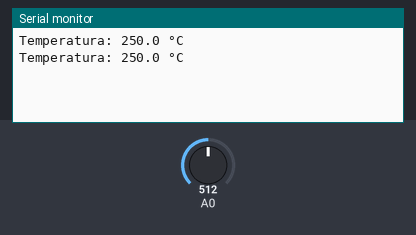
The sketch below on a simulated Arduino Uno, built with avr-gcc and run on an emulated ATmega328P. On the bench: the last lines printed to the serial monitor. The test bench sets the inputs (shaded band); at power-on: A0 = 512.

Above: at 1.8 s.
1.9 s: A0 set to 716
At 2.6 s:
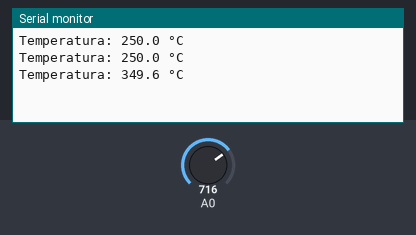
3.4 s: A0 set to 900
At 4.8 s:
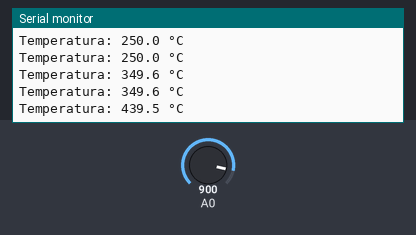
Timing chart, 0 to 6.4 s (numbered marks = the images above; inputs shaded):
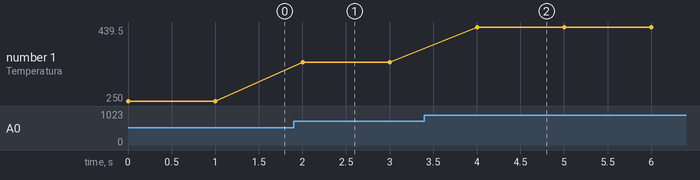

The sketch:

Practica_08.ino
```cpp
int SENSOR; // Variable entera, almacena valor leído de entrada analógica A0
float TEMPERATURA; // Variable que maneja puntos decimales, almacena el valor de temperatura en grados centígrados

void setup()
{
    Serial.begin(9600); // Inicialización de la comunicación serial a 9600 baudios
    // Las entradas analógicas no requieren inicialización (pinMode) en Arduino
}

void loop()
{
    SENSOR = analogRead(A0); // Lectura de entrada analógica A0, guardada en la variable
    TEMPERATURA = ((5.0 * SENSOR * 100.0) / 1024.0); // Fórmula para convertir valor leído en grados centígrados

    Serial.print("Temperatura: ");
    Serial.print(TEMPERATURA, 1); // Imprime con un decimal
    Serial.println(" °C"); // Añade unidad y salto de línea

    delay(1000); // Pausa de 1 segundo entre lecturas
}
```

Measured:
- after the input at 1.9 s, the serial monitor: prints a new line after 0.10 s (image 1)
- after the input at 3.4 s, the serial monitor: prints a new line after 0.60 s (image 2)
- plotted number 1: 250 → 349.6 after the input at 1.9 s, 349.6 → 439.5 after the input at 3.4 s
